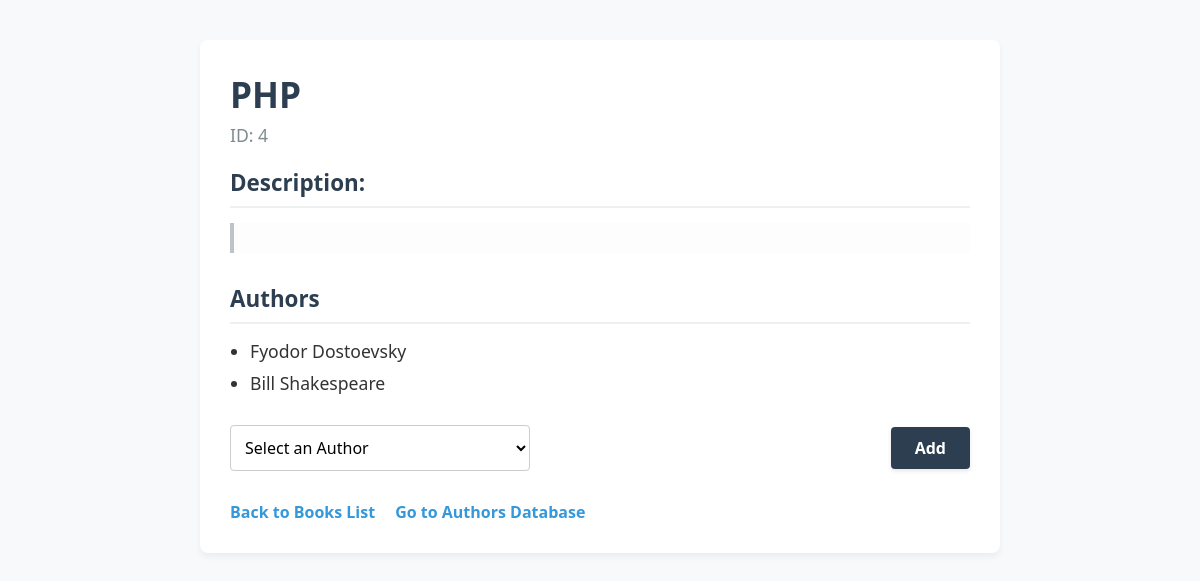
The app's page /books/4 with its own data.
### books_authors_app/models.py (models this page shows)
class Book(models.Model):
    title = models.CharField(max_length=200)
    desc = models.TextField()
    author = models.ManyToManyField(Author, related_name='books')

class Author(models.Model):
    first_name = models.CharField(max_length=100)
    last_name = models.CharField(max_length=100)
    notes = models.TextField()

### books_authors_app/views.py (the view)
# urls.py: path('books/<int:book_id>', views.book_detail, name='book_detail'),
def book_detail(request, book_id):
    book = Book.objects.get(id=book_id)
    associated_authors = book.author.all()
    remaining_authors = Author.objects.exclude(id__in=associated_authors.values_list('id', flat=True))
    context = {
        'book': book,
        'associated_authors': associated_authors,
        'remaining_authors': remaining_authors
    }
    return render(request, 'book_detail.html', context)

### books_authors_app/templates/book_detail.html (shortened to what this page needs)
{% load static %}
<!DOCTYPE html>
<html lang="en">
<head>
    <link rel="stylesheet" href="{% static 'css/style.css' %}">
</head>
<body>
    <div class="detail-container">
        <h1 class="detail-header">{{ book.title }}</h1>
        <p class="detail-id">ID: {{ book.id }}</p>
        <h2 class="detail-section-title">Description:</h2>
        <p class="detail-desc">{{ book.desc }}</p>
        <h2 class="detail-section-title">Authors</h2>
        <ul class="detail-list">
            {% for author in associated_authors %}
                <li>{{ author.first_name }} {{ author.last_name }}</li>
            {% empty %}
                <li>No authors associated with this book yet.</li>
            {% endfor %}
        </ul>
        {% if remaining_authors %}
        <form action="{% url 'add_author_to_book' book.id %}" method="post" class="add-association-form">
            <div class="form-group" style="margin: 0; flex-grow: 1;">
                <select name="author_id" required>
                    <option value="" disabled selected>Select an Author</option>
                </select>
            </div>
            <button type="submit" class="btn">Add</button>
        </form>
        {% else %}
        <p style="font-style: italic; color: #7f8c8d;">All authors in the database are already associated with this book.</p>
        {% endif %}
        <div class="navigation-links">
            <a href="{% url 'books' %}">Back to Books List</a>
            <a href="{% url 'authors' %}">Go to Authors Database</a>
        </div>
    </div>
</body>
</html>

### books_authors_app/static/css/style.css (style rules this page uses)
* { box-sizing: border-box; font-family: 'Segoe UI', Tahoma, Geneva, Verdana, sans-serif; margin: 0; padding: 0; }
body { background-color: #f7f9fa; color: #333; padding: 40px; display: flex; justify-content: center; }
h1 { font-size: 2.2rem; margin-bottom: 25px; color: #1a1a1a; }
h2 { font-size: 1.6rem; margin-bottom: 20px; color: #2c3e50; }
.form-group { margin-bottom: 15px; }
.form-group input[type="text"], .form-group textarea, .form-group select { width: 100%; padding: 10px; border: 1px solid #ccc; border-radius: 4px; font-size: 1rem; background-color: #fff; transition: border-color 0.2s; }
.btn { background-color: #2c3e50; color: #fff; border: none; padding: 10px 24px; font-size: 1rem; font-weight: 600; border-radius: 4px; cursor: pointer; box-shadow: 0 2px 4px rgba(0,0,0,0.1); transition: background-color 0.2s; }
a { color: #3498db; text-decoration: none; font-weight: 600; }
.detail-container { max-width: 800px; width: 100%; background-color: #ffffff; padding: 30px; border-radius: 8px; box-shadow: 0 4px 6px rgba(0, 0, 0, 0.05); }
.detail-header { font-size: 2.2rem; margin-bottom: 5px; color: #2c3e50; }
.detail-id { font-size: 1.1rem; color: #7f8c8d; margin-bottom: 20px; }
.detail-desc { font-size: 1.1rem; line-height: 1.6; margin-bottom: 30px; background: #fdfdfd; padding: 15px; border-left: 4px solid #bdc3c7; }
.detail-section-title { font-size: 1.4rem; margin-bottom: 15px; border-bottom: 2px solid #ecf0f1; padding-bottom: 8px; color: #2c3e50; }
.detail-list { list-style-type: disc; margin-left: 20px; margin-bottom: 30px; font-size: 1.1rem; }
.detail-list li { margin-bottom: 8px; }
.add-association-form { display: flex; align-items: center; gap: 15px; margin-top: 15px; }
.add-association-form select { max-width: 300px; }
.navigation-links { margin-top: 30px; display: flex; gap: 20px; }

### records on screen
Book: title "PHP", id "4"
Author: first_name "Fyodor", last_name "Dostoevsky"
Author: first_name "Bill", last_name "Shakespeare"
